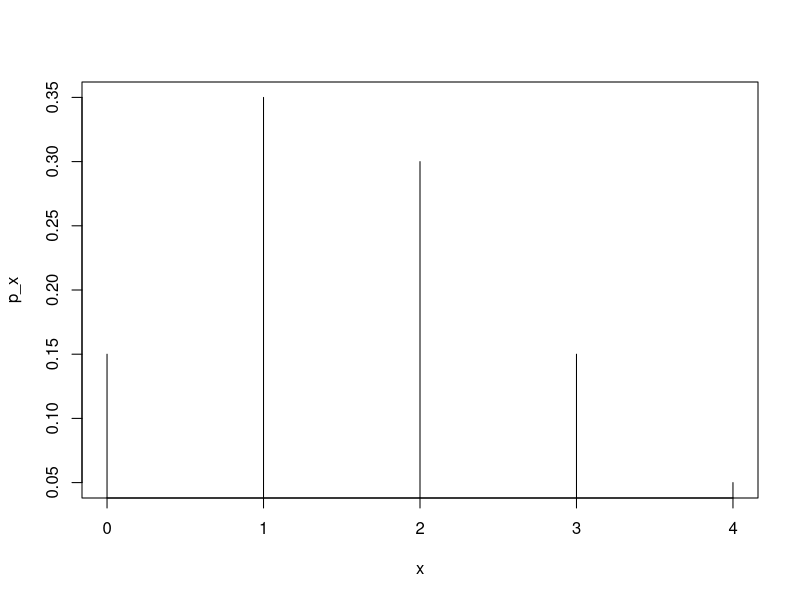
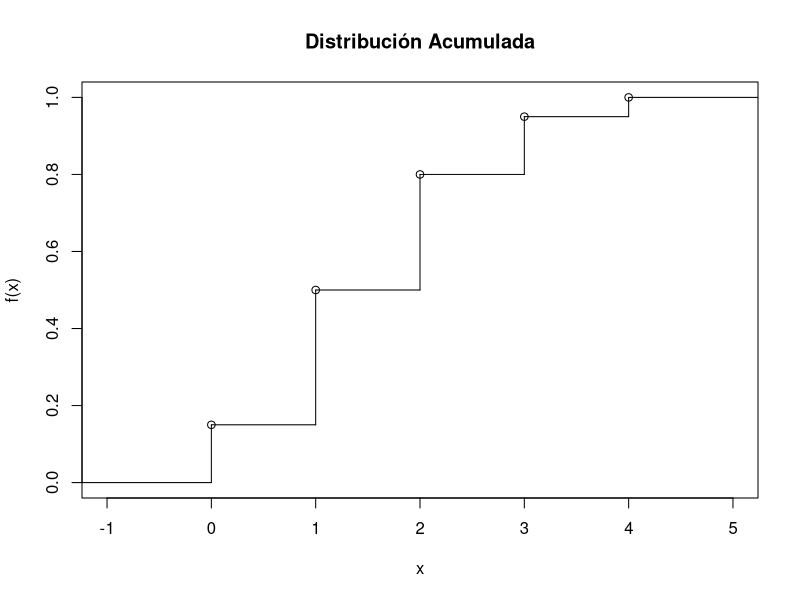

Recreate these plots in R, in order.
##Aquí se calcula la media y la varianza poblacionales del ejemplo----
media1=0.15*0 + 0.35*1 + 0.30*2 + 0.15*3 +0.05*4
media2= 0.20*0+ 0.20*1 + 0.30*2 + 0.15*3 +0.15*4
varianza1=0.15*(0-media1)^2 + 0.35*(1-media1)^2 + 0.30*(2-media1)^2 + 0.15*(3-media1)^2 +0.05*(4-media1)^2
varianza2=0.15*(0-media2)^2 + 0.35*(1-media2)^2 + 0.30*(2-media2)^2 + 0.15*(3-media2)^2 +0.05*(4-media2)^2

###
media1
media2
varianza1
varianza2
 ####Note que la población 2 tiene mayor varianza.

## Otra forma de calcularlos es como sigue:
x=c(0,1,2,3,4)
p_x=c(0.15,0.35,0.3,0.15,0.05)
media_1=sum(x*p_x)
varianza_1=sum(((x-media_1)^2)*p_x)
media_1
varianza_1

##Gráfico de la función de distribución ----

plot(x,p_x,type = "h")

###Creando la acumulada
F_x=cumsum(c(0,p_x))
###Gráfico Acumulada ====
plot(stepfun(x,F_x),main="Distribución Acumulada")

